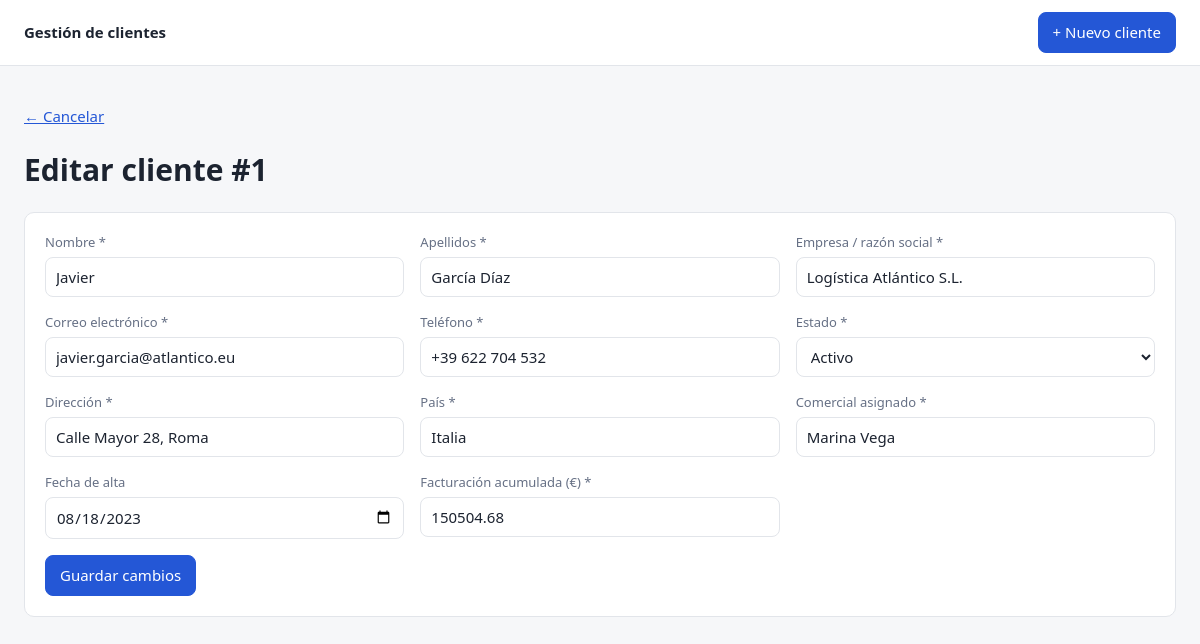
/clientes/1/editar, run on the app's committed database.
### tables this page shows
CREATE TABLE clientes (
    id                  INTEGER PRIMARY KEY AUTOINCREMENT,
    nombre              TEXT NOT NULL,
    apellidos           TEXT NOT NULL,
    empresa             TEXT NOT NULL,
    email               TEXT NOT NULL,
    telefono            TEXT NOT NULL,
    estado              TEXT NOT NULL CHECK (estado IN ('Activo', 'Inactivo')),
    direccion           TEXT NOT NULL,
    pais                TEXT NOT NULL,
    comercial           TEXT NOT NULL,
    fecha_alta          TEXT NOT NULL,
    facturacion         REAL NOT NULL CHECK (facturacion >= 0),
    fecha_modificacion  TEXT NOT NULL
);

### app.py (the view, shortened to what this page needs)
    @app.route("/clientes/<int:cliente_id>/editar", methods=["GET", "POST"])
    def editar(cliente_id):
        actual = db.obtener(cliente_id) or abort(404)
        return render_template("form.html", c=actual, errores={}, estados=db.ESTADOS, editar=True)

### db.py (called while the page is built)
def get_db():
    if "db" not in g:
        g.db = sqlite3.connect(current_app.config["DATABASE"])
        g.db.row_factory = sqlite3.Row
        g.db.execute("PRAGMA foreign_keys = ON")
    return g.db

def obtener(cliente_id):
    fila = get_db().execute("SELECT * FROM clientes WHERE id = ?", (cliente_id,)).fetchone()
    return dict(fila) if fila else None

### templates/form.html (shortened to what this page needs)
{% extends "base.html" %}
{% macro campo(nombre, etiqueta, tipo='text', extra='') %}
  <label class="{{ 'error' if errores.get(nombre) }}">
    <span>{{ etiqueta }} *</span>
    <input type="{{ tipo }}" name="{{ nombre }}" value="{{ c.get(nombre, '') }}" {{ extra|safe }}>
  </label>
{% endmacro %}
{% block contenido %}
<p><a href="{{ url_for('detalle', cliente_id=c.id) if editar else url_for('lista') }}">← Cancelar</a></p>
<h1>{{ 'Editar cliente #' ~ c.id if editar else 'Nuevo cliente' }}</h1>
<form class="formulario" method="post" novalidate>
  {{ campo('nombre', 'Nombre') }}
  {{ campo('apellidos', 'Apellidos') }}
  {{ campo('empresa', 'Empresa / razón social') }}
  {{ campo('email', 'Correo electrónico', 'email') }}
  {{ campo('telefono', 'Teléfono', 'tel') }}
  <label class="{{ 'error' if errores.get('estado') }}">
    <span>Estado *</span>
    <select name="estado">
      {% for e in estados %}<option {{ 'selected' if c.get('estado') == e }}>{{ e }}</option>{% endfor %}
    </select>
  </label>
  {{ campo('direccion', 'Dirección') }}
  {{ campo('pais', 'País') }}
  {{ campo('comercial', 'Comercial asignado') }}
  <label class="{{ 'error' if errores.get('fecha_alta') }}">
    <span>Fecha de alta</span>
    <input type="date" name="fecha_alta" value="{{ c.get('fecha_alta', '') }}">
  </label>
  {{ campo('facturacion', 'Facturación acumulada (€)', 'text', 'inputmode="decimal"') }}
  <div class="pie"><button class="btn primario" type="submit">{{ 'Guardar cambios' if editar else 'Crear cliente' }}</button></div>
</form>
{% endblock %}

### static/style.css (style rules this page uses)
:root { --bg:#f6f7f9; --card:#fff; --txt:#1c2330; --suave:#667085; --borde:#e2e5ea; --prim:#2457d6; --rojo:#c62828; --verde:#1b7f4b; }
* { box-sizing: border-box; }
body { margin:0; font:15px/1.5 system-ui, sans-serif; background:var(--bg); color:var(--txt); }
a { color:var(--prim); }
.btn { display:inline-block; padding:8px 14px; border:1px solid var(--borde); border-radius:8px; background:var(--card); color:var(--txt); text-decoration:none; cursor:pointer; font:inherit; }
.btn.primario { background:var(--prim); border-color:var(--prim); color:#fff; }
input, select { padding:8px 10px; border:1px solid var(--borde); border-radius:8px; background:var(--card); color:var(--txt); font:inherit; }
.formulario { display:grid; grid-template-columns:repeat(auto-fit, minmax(280px, 1fr)); gap:16px; background:var(--card); border:1px solid var(--borde); border-radius:10px; padding:20px; }
.formulario label { display:flex; flex-direction:column; gap:4px; }
.formulario label span { font-size:13px; color:var(--suave); }
.pie { grid-column:1 / -1; }

### data on the page
clientes: id "Editar cliente #1", nombre "Javier", apellidos "García Díaz", empresa "Logística Atlántico S.L.", email "javier.garcia@atlantico.eu", telefono "+39 622 704 532", direccion "Calle Mayor 28, Roma", pais "Italia", comercial "Marina Vega", fecha_alta "08/18/2023", facturacion "150504.68"

### other printed values
{{ etiqueta }} "Nombre Apellidos Empresa / razón social Correo electrónico Teléfono Dirección País Comercial asignado Facturación acumulada (€)"
{{ 'Guardar cambios' if editar else 'Crear cliente' }} "Guardar cambios"
form field estado "Activo"
